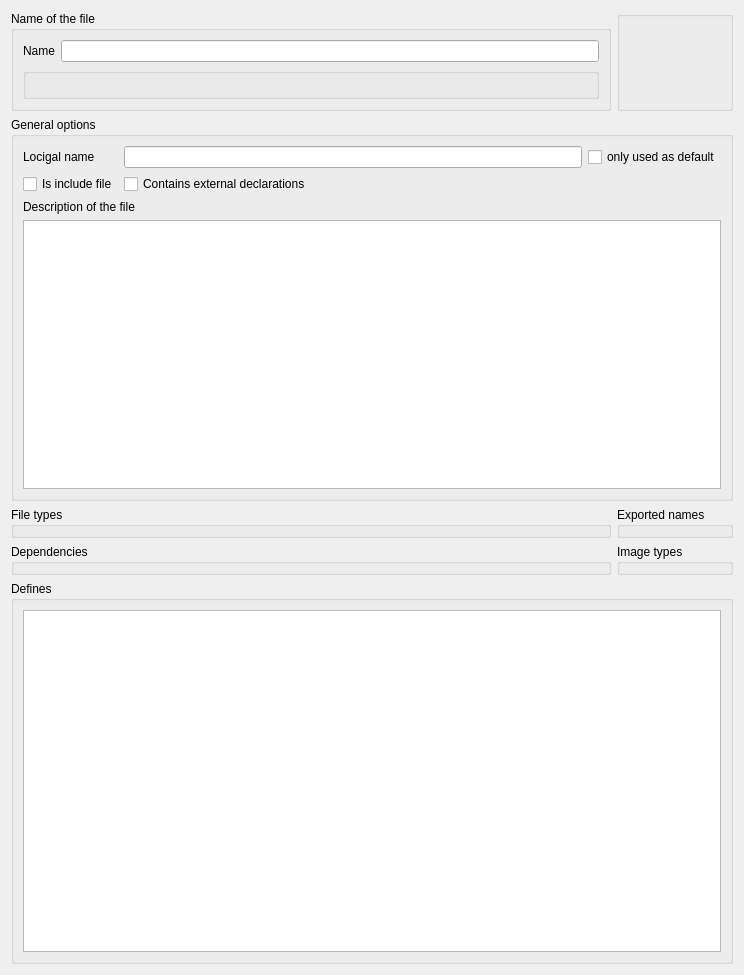
<?xml version="1.0" encoding="UTF-8"?>
<ui version="4.0">
 <class>Form</class>
 <widget class="QWidget" name="Form">
  <property name="geometry">
   <rect>
    <x>0</x>
    <y>0</y>
    <width>744</width>
    <height>975</height>
   </rect>
  </property>
  <property name="windowTitle">
   <string>Form</string>
  </property>
  <layout class="QGridLayout" name="gridLayout_2">
   <item row="0" column="0">
    <widget class="QGroupBox" name="groupBox_2">
     <property name="title">
      <string>Name of the file</string>
     </property>
     <layout class="QVBoxLayout" name="verticalLayout">
      <item>
       <layout class="QHBoxLayout" name="horizontalLayout">
        <item>
         <widget class="QLabel" name="label">
          <property name="text">
           <string>Name</string>
          </property>
         </widget>
        </item>
        <item>
         <widget class="QLineEdit" name="lineEdit"/>
        </item>
       </layout>
      </item>
      <item>
       <widget class="AttributeBox" name="attributebox"/>
      </item>
     </layout>
    </widget>
   </item>
   <item row="0" column="1">
    <widget class="AttributeBox" name="attributebox_2"/>
   </item>
   <item row="1" column="0" colspan="2">
    <widget class="QGroupBox" name="groupBox">
     <property name="title">
      <string>General options</string>
     </property>
     <layout class="QGridLayout" name="gridLayout">
      <item row="0" column="0">
       <widget class="QLabel" name="label_2">
        <property name="text">
         <string>Locigal name</string>
        </property>
       </widget>
      </item>
      <item row="0" column="1">
       <widget class="QLineEdit" name="lineEdit_2"/>
      </item>
      <item row="0" column="2">
       <widget class="QCheckBox" name="checkBox_3">
        <property name="text">
         <string>only used as default</string>
        </property>
       </widget>
      </item>
      <item row="1" column="0">
       <widget class="QCheckBox" name="checkBox">
        <property name="text">
         <string>Is include file</string>
        </property>
       </widget>
      </item>
      <item row="1" column="1" colspan="2">
       <widget class="QCheckBox" name="checkBox_2">
        <property name="text">
         <string>Contains external declarations</string>
        </property>
       </widget>
      </item>
      <item row="2" column="0" colspan="2">
       <widget class="QLabel" name="label_3">
        <property name="text">
         <string>Description of the file</string>
        </property>
       </widget>
      </item>
      <item row="3" column="0" colspan="3">
       <widget class="QPlainTextEdit" name="plainTextEdit"/>
      </item>
     </layout>
    </widget>
   </item>
   <item row="2" column="0">
    <widget class="ListManager" name="listManager">
     <property name="title">
      <string>File types</string>
     </property>
    </widget>
   </item>
   <item row="2" column="1">
    <widget class="ListManager" name="listManager_2">
     <property name="title">
      <string>Exported names</string>
     </property>
    </widget>
   </item>
   <item row="3" column="0">
    <widget class="ListManager" name="listManager_3">
     <property name="title">
      <string>Dependencies</string>
     </property>
    </widget>
   </item>
   <item row="3" column="1">
    <widget class="ListManager" name="listManager_4">
     <property name="title">
      <string>Image types</string>
     </property>
    </widget>
   </item>
   <item row="4" column="0" colspan="2">
    <widget class="QGroupBox" name="groupBox_3">
     <property name="title">
      <string>Defines</string>
     </property>
     <layout class="QVBoxLayout" name="verticalLayout_2">
      <item>
       <widget class="QTableWidget" name="tableWidget"/>
      </item>
     </layout>
    </widget>
   </item>
  </layout>
 </widget>
 <customwidgets>
  <customwidget>
   <class>AttributeBox</class>
   <extends>QGroupBox</extends>
   <header>attributebox.h</header>
  </customwidget>
  <customwidget>
   <class>ListManager</class>
   <extends>QGroupBox</extends>
   <header>listmanager.h</header>
  </customwidget>
 </customwidgets>
 <resources/>
 <connections/>
</ui>
